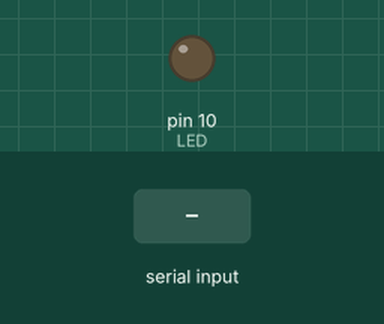
This sketch was run on a simulated Arduino Uno, built with avr-gcc and run on an emulated ATmega328P. On the bench: output pins drawn as LEDs (lit = HIGH). The test bench sets the inputs (shaded band).

Above: at 1.2 s.
1.3 s: byte 30 received over Serial
At 2.0 s:
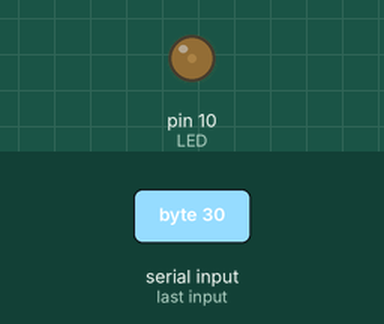
2.8 s: byte 90 received over Serial
At 3.3 s:
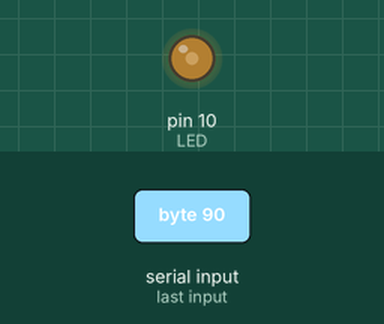
Timing chart, 0 to 5.8 s (numbered marks = the images above; inputs shaded):
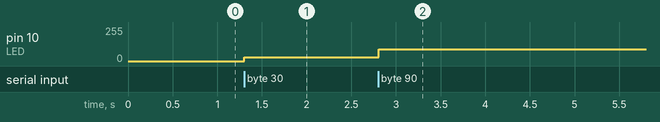

The sketch:

arduino_serial_read_LED_PWM.ino
```cpp
//Receives data over Serial port from Processing to control 1 LED fade
//Hook up LED to PWM pin 10.


byte val; // stores data received from serial port
const int LED = 10; // variable for which pin


void setup() {
  pinMode(LED, OUTPUT); // set pin as output
  Serial.begin(9600); // Start serial communication at 9600 bps
}

void loop() {
  if (Serial.available()) { // If data is available to read
    val = Serial.read(); // read it and store it in val
  }
  analogWrite(LED, val);
  delay(10); // Wait 10 milliseconds
}
```

Measured:
- after the input at 1.3 s, pin 10 (LED): 0/255 → 30/255 at once
- after the input at 2.8 s, pin 10 (LED): 30/255 → 90/255 at once
